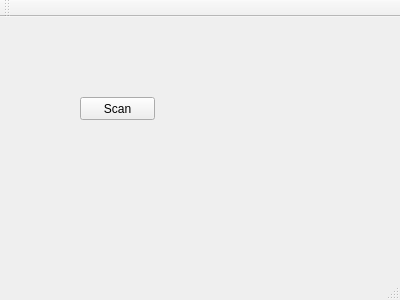
<?xml version="1.0" encoding="UTF-8"?>
<ui version="4.0">
 <class>MainWindow</class>
 <widget class="QMainWindow" name="MainWindow">
  <property name="geometry">
   <rect>
    <x>0</x>
    <y>0</y>
    <width>400</width>
    <height>300</height>
   </rect>
  </property>
  <property name="windowTitle">
   <string>MainWindow</string>
  </property>
  <widget class="QWidget" name="centralWidget">
   <widget class="QPushButton" name="pushButton">
    <property name="geometry">
     <rect>
      <x>80</x>
      <y>80</y>
      <width>75</width>
      <height>23</height>
     </rect>
    </property>
    <property name="text">
     <string>Scan</string>
    </property>
   </widget>
  </widget>
  <widget class="QMenuBar" name="menuBar">
   <property name="geometry">
    <rect>
     <x>0</x>
     <y>0</y>
     <width>400</width>
     <height>21</height>
    </rect>
   </property>
  </widget>
  <widget class="QToolBar" name="mainToolBar">
   <attribute name="toolBarArea">
    <enum>TopToolBarArea</enum>
   </attribute>
   <attribute name="toolBarBreak">
    <bool>false</bool>
   </attribute>
  </widget>
  <widget class="QStatusBar" name="statusBar"/>
 </widget>
 <layoutdefault spacing="6" margin="11"/>
 <resources/>
 <connections/>
</ui>
